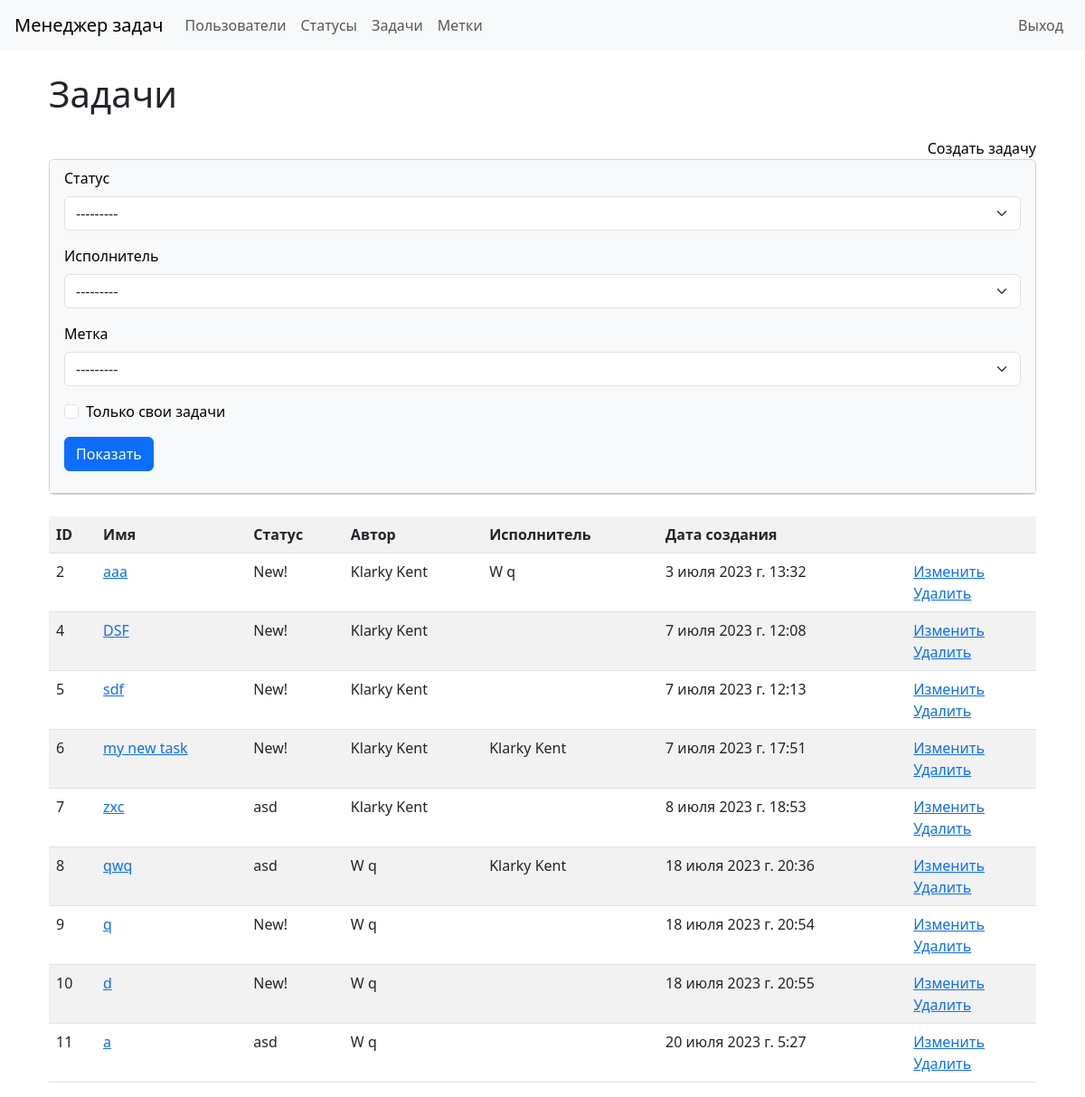
/tasks/ (signed in), run on an earlier commit of the app's database.
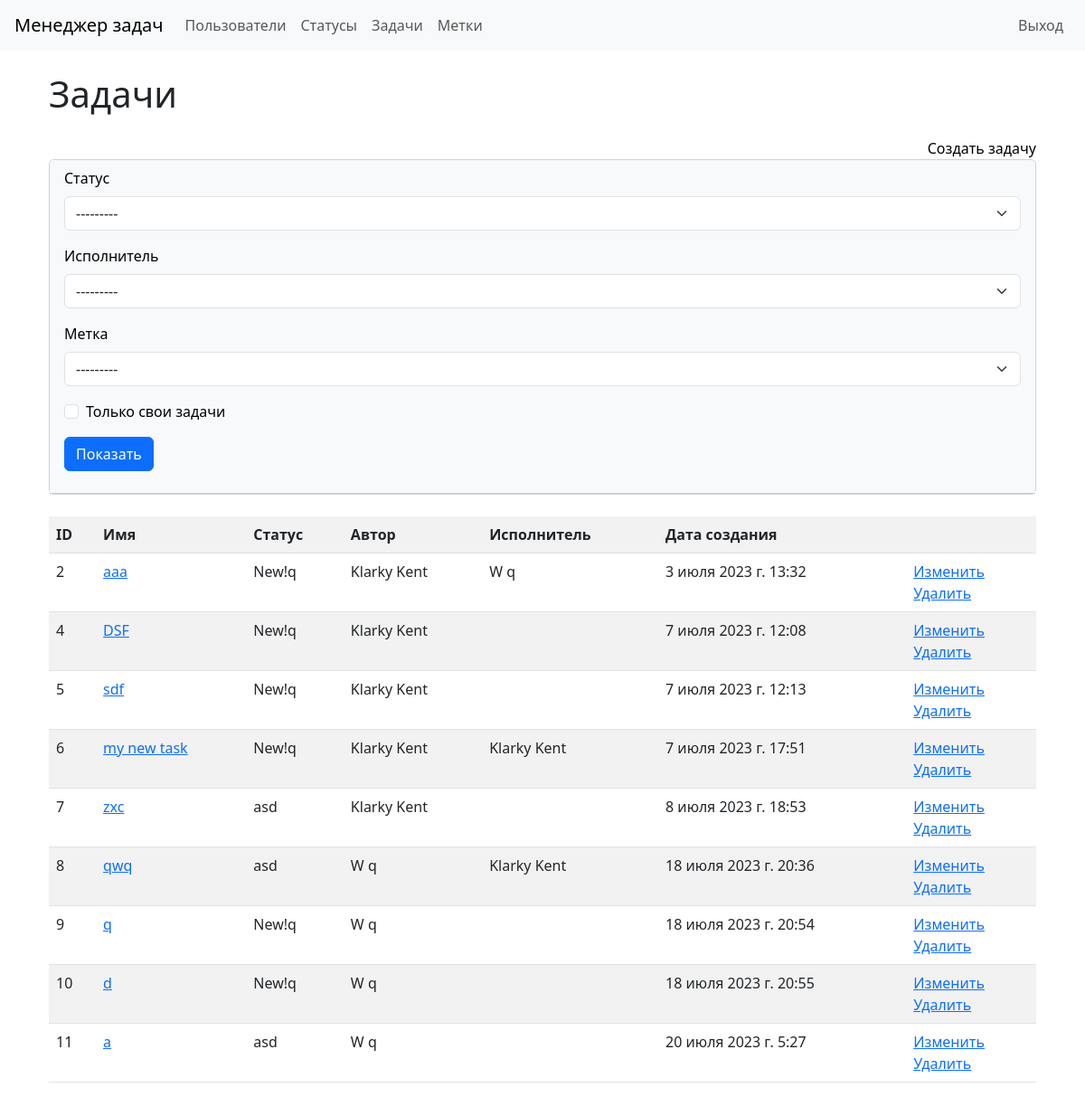
And on a later commit of the database.
### task_manager/tasks/models.py (models this page shows)
class TasksModel(models.Model):
    name = models.CharField(max_length=100)
    description = models.TextField()
    timestamp = models.DateTimeField(auto_now_add=True)
    status = models.ForeignKey(StatusModel, on_delete=models.PROTECT,
                               related_name='status_id')
    author = models.ForeignKey(User, on_delete=models.PROTECT,
                               related_name='author_id')
    executor = models.ForeignKey(User, on_delete=models.PROTECT,
                                 related_name='executor_id', null=True)
    labels = models.ManyToManyField(LabelModel)
    def __str__(self):
        return self.name

### task_manager/statuses/models.py (models this page shows)
class StatusModel(models.Model):
    name = models.CharField(
        max_length=100, unique=True,
        error_messages={'unique': "Это имя уже существует."})
    timestamp = models.DateTimeField(auto_now_add=True)
    def __str__(self):
        return self.name

### task_manager/tasks/views.py (the view)
class TaskListView(AppLoginMixin, FilterView):
    template_name = 'tasks/tasks.html'
    model = TasksModel
    filterset_class = FilterForm
    context_object_name = 'tasks'

### task_manager/labels/models.py (called while the page is built)
    def __str__(self):
        return self.name

### task_manager/tasks/templates/tasks/tasks.html
{% extends "base.html" %}
{% load bootstrap4 %}
{% load i18n %}
{% block main %}
<div class="container wrapper flex-grow-1">
    <h1 class="my-4">{% trans "Tasks" %}</h1>
    <a class="d-flex justify-content-end text-black text-decoration-none" href="{% url 'create_task' %}">{% trans "Create task" %}</a>
    <div class="card">
        <div class="card-header bg-light text-black">
            <form method="get">
            {% bootstrap_form filter.form size='small' %}
            {% buttons %}<button type="submit" class="btn btn-primary mb-3">{% trans "Send" %}</button>{% endbuttons %}
            </form>
         </div>
    </div>
    <br>
    <table class="table table-striped">
        <tr>
            <th>ID</th>
            <th>{% trans "Name" %}</th>
            <th>{% trans "Status" %}</th>
            <th>{% trans "Author" %}</th>
            <th>{% trans "Executor" %}</th>
            <th>{% trans "Create at" %}</th>
            <th></th>
        </tr>
        {% for task in object_list %}
        <tr>
            <td>{{ task.id }}</td>
            <td><a href="{% url 'view_task' pk=task.id %}" >{{ task }}</a></td>
            <td>{{ task.status }}</td>
            <td>{{ task.author.first_name }} {{ task.author.last_name }}</td>
            <td>{% if task.executor %}
                    {{ task.executor.first_name }} {{ task.executor.last_name }}
                {%  endif %}
            </td>
            <td>{{ task.timestamp }}</td>
            <td><a href="{% url 'update_task' pk=task.id %}">{% trans "Update" %}</a><br>
                <a href="{% url 'delete_task' pk=task.id %}">{% trans "Delete" %}</a></td>
        </tr>
        {% endfor %}
    </table>
</div>
{% endblock %}

What changed in the data, as far as the page shows it:
changed through a linked row, TasksModel "aaa": status "New!" → "New!q"
changed through a linked row, TasksModel "DSF": status "New!" → "New!q"
changed through a linked row, TasksModel "sdf": status "New!" → "New!q"
changed through a linked row, TasksModel "my new task": status "New!" → "New!q"
changed through a linked row, TasksModel "18 июля 2023 г. 20:54": status "New!" → "New!q"
changed through a linked row, TasksModel "18 июля 2023 г. 20:55": status "New!" → "New!q"
